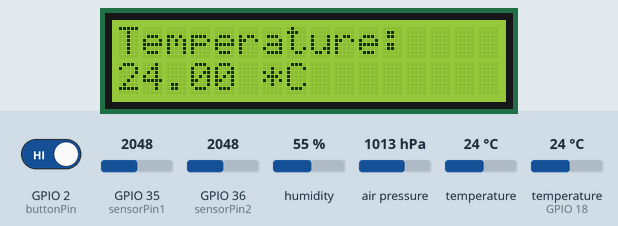
This sketch was run on a simulated ESP32. On the bench: 16×2 character LCD. The inputs (shaded band) are chosen by the test bench; at power-on: temperature 24 °C, GPIO 2 (buttonPin) HIGH, air pressure 1013 hPa, GPIO 35 (sensorPin1) = 2048, GPIO 36 (sensorPin2) = 2048, humidity 55 %, temperature (sensor on GPIO 18) 24 °C. WiFi joins after 1.5 s; servers stay silent unless stated; web services answer with replies made up by the test bench; what the sketch prints to the serial monitor is not drawn.

Above: at 5.3 s.
5.4 s: temperature (sensor 0) set to 12 °C
At 15.9 s:
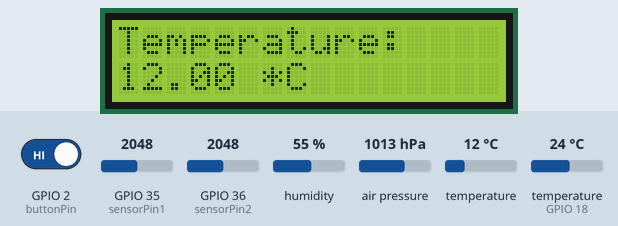
16.4 s: temperature (sensor 0) set to 19 °C
At 26.4 s:
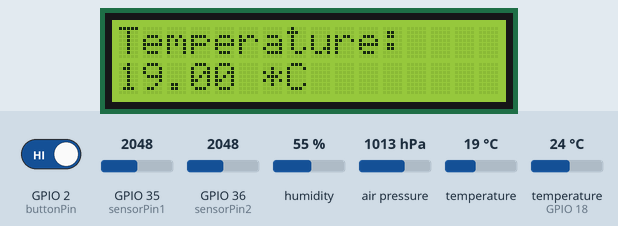
27.0 s: temperature (sensor 0) set to 28 °C
At 36.8 s:
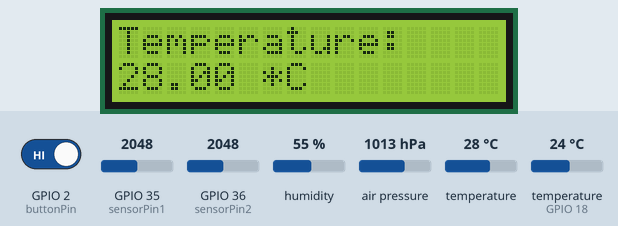
37.6 s: GPIO 2 (buttonPin) driven LOW
At 47.7 s:
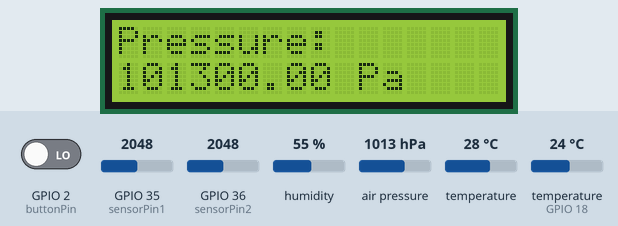
48.7 s: air pressure set to 952 hPa
At 59.8 s:
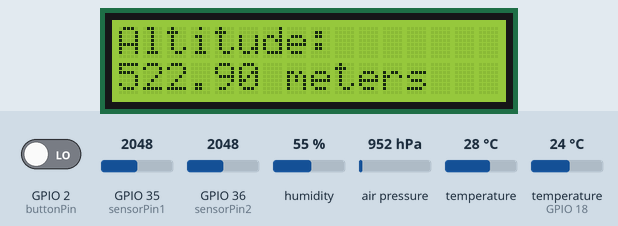
Timing chart, 0 to 61.3 s (numbered marks = the images above; inputs shaded):
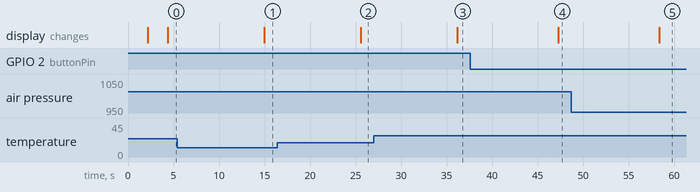

The sketch:

new_weather.ino
```cpp
#include <Wire.h>
#include <Adafruit_BMP085.h>
#include "DHT.h"
#include <WiFi.h>
#include <HTTPClient.h>

#include <LiquidCrystal_I2C.h>
#define I2C_ADDR 0x27
#define BACKLIGHT_PIN 3

const char* ssid = "Amit";
const char* password = "12345678";
const char* server = "api.thingspeak.com";
const String apiKey = "UOGDF6SO3YSJT0YI";

const int sensorPin1 = 35;
const int sensorPin2 = 36;
#define DHT11PIN 18
#define DHTTYPE DHT11

Adafruit_BMP085 bmp;
DHT dht(DHT11PIN, DHTTYPE);

LiquidCrystal_I2C lcd(I2C_ADDR, 16, 2);

int buttonPin = 2;
int buttonState = 0;
int displayMode = 1;

void setup() {
  Serial.begin(9600);
  pinMode(buttonPin, INPUT_PULLUP);

  lcd.init();
  lcd.begin(16,2);
  lcd.backlight();
  lcd.setCursor(0, 0);
  lcd.print("Initializing...");
  delay(2000);
  lcd.clear();

  WiFi.begin(ssid, password);

  while (WiFi.status() != WL_CONNECTED) {
    delay(1000);
    Serial.println("Connecting to WiFi..");
  }

  if (!bmp.begin()) {
    Serial.println("Could not find a valid BMP085/BMP180 sensor, check wiring!");
    while (1) {}
  }

  dht.begin();
}

void loop() {
  buttonState = digitalRead(buttonPin);

  if (buttonState == LOW) {
    changeDisplayMode();
    delay(500);
  }

  if (WiFi.status() == WL_CONNECTED) {
    float temperature = bmp.readTemperature();
    float pressure = bmp.readPressure();
    float altitude = bmp.readAltitude();
    float sealevelPressure = bmp.readSealevelPressure();
    float realAltitude = bmp.readAltitude(102000);
    float humidity = dht.readHumidity();
    int mqSensorValue1 = analogRead(sensorPin1);
    int mqSensorValue2 = analogRead(sensorPin2);

    // Display data on Serial Monitor
    Serial.println("Data:");
    Serial.print("Temperature: ");
    Serial.print(temperature);
    Serial.println(" *C");
    Serial.print("Pressure: ");
    Serial.print(pressure);
    Serial.println(" Pa");
    Serial.print("Altitude: ");
    Serial.print(altitude);
    Serial.println(" meters");
    Serial.print("Pressure at sealevel (calculated): ");
    Serial.print(sealevelPressure);
    Serial.println(" Pa");
    Serial.print("Real altitude: ");
    Serial.print(realAltitude);
    Serial.println(" meters");
    Serial.print("Humidity: ");
    Serial.print(humidity);
    Serial.println("%");
    Serial.print("MQ2 Sensor: ");
    Serial.print(mqSensorValue1);
    Serial.println(" ppm");
    Serial.print("MQ3 Sensor: ");
    Serial.print(mqSensorValue2);
    Serial.println(" ppm");
    Serial.println();

    switch (displayMode) {
      case 1:
        displayDataOnLCD("Temperature: ", temperature, " *C");
        break;
      case 2:
        displayDataOnLCD("Pressure: ", pressure, " Pa");
        break;
      case 3:
        displayDataOnLCD("Altitude: ", altitude, " meters");
        break;
      case 4:
        displayDataOnLCD("Sealevel Pressure: ", sealevelPressure, " Pa");
        break;
      case 5:
        displayDataOnLCD("Real Altitude: ", realAltitude, " meters");
        break;
      case 6:
        displayDataOnLCD("Humidity: ", humidity, "%");
        break;
      case 7:
        displayDataOnLCD("Gas Sensor: ", mqSensorValue1, " ppm");
        break;
      case 8:
        displayDataOnLCD("Alcohol Sensor: ", mqSensorValue2, " ppm");
        break;
    }


    sendDataToThingSpeak(temperature, pressure, altitude, sealevelPressure, realAltitude, humidity, mqSensorValue1, mqSensorValue2);

    delay(10000);
  }
}

void displayDataOnLCD(String label, float value, String unit) {
  lcd.clear();
  lcd.setCursor(0, 0);
  lcd.print(label);
  lcd.setCursor(0, 1);
  lcd.print(value);
  lcd.print(unit);
}

void sendDataToThingSpeak(float temperature, float pressure, float altitude, float sealevelPressure, float realAltitude, float humidity, int mqSensorValue1, int mqSensorValue2) {
  if (WiFi.status() == WL_CONNECTED) {
    HTTPClient http;

    String url = "http://api.thingspeak.com/update?api_key=" + apiKey;
    url += "&field1=" + String(temperature);
    url += "&field2=" + String(pressure);
    url += "&field3=" + String(altitude);
    url += "&field4=" + String(sealevelPressure);
    url += "&field5=" + String(realAltitude);
    url += "&field6=" + String(humidity);
    url += "&field7=" + String(mqSensorValue1);
    url += "&field8=" + String(mqSensorValue2);

    Serial.println("Sending data to ThingSpeak...");
    Serial.println(url);

    http.begin(url);

    int httpResponseCode = http.GET();

    if (httpResponseCode == 200) {
      Serial.println("Data sent to ThingSpeak successfully!");
    } else {
      Serial.print("Error code: ");
      Serial.println(httpResponseCode);
    }

    http.end();
  } else {
    Serial.println("WiFi Disconnected! Unable to send data to ThingSpeak.");
  }
}

void changeDisplayMode() {
  displayMode++;

  if (displayMode > 8) {
    displayMode = 1;
  }
}
```

Measured:
- after the input at 5.4 s, the display: changes after 9.6 s (image 1)
- after the input at 16.4 s, the display: changes after 9.2 s (image 2)
- after the input at 27.0 s, the display: changes after 9.2 s (image 3)
- after the input at 37.6 s, the display: changes after 9.7 s (image 4)
- after the input at 48.7 s, the display: changes after 9.7 s (image 5)
